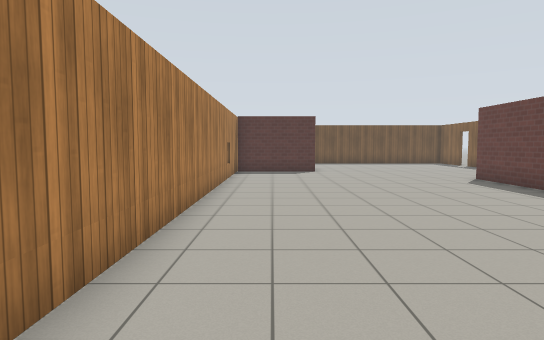
View 1 (above)

15 first-person views from a walk through a Gazebo world. The camera is 1.2 m above the floor, tilts 4° down and sees 75° across. The floor is counted in squares, 1 m on a side. Each view is taken from the middle of a square. On the plan, view 1 faces up. The plan holds only what a view shows up to about 14 squares ahead; the rest is blank. Gazebo's built-in surfaces are drawn with simple patterns.

View 2
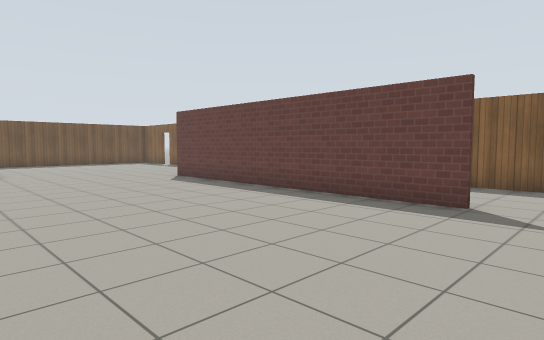

View 3
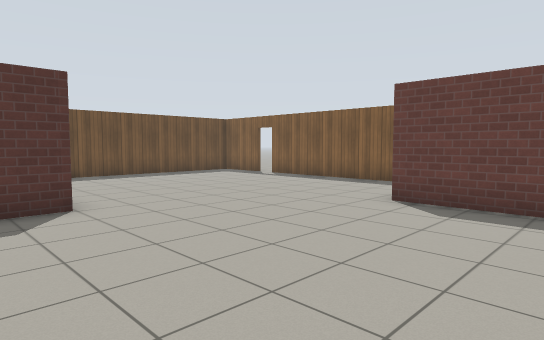

View 4
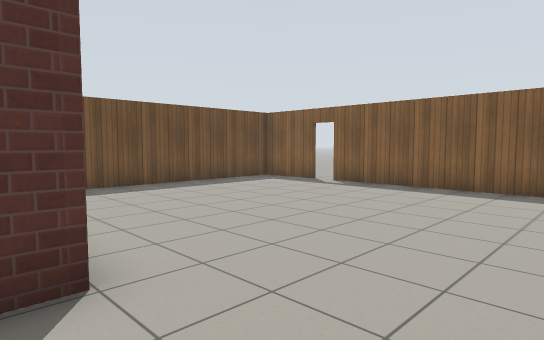

View 5
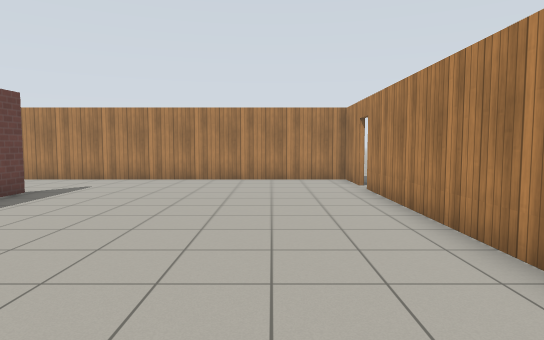

View 6
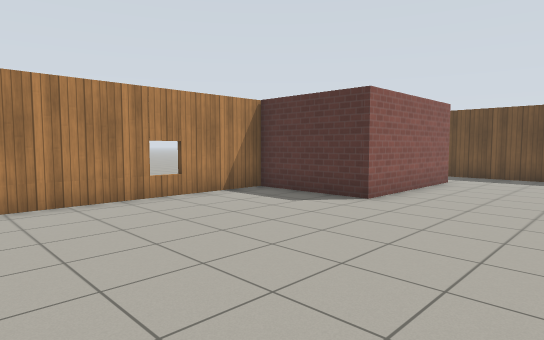

View 7
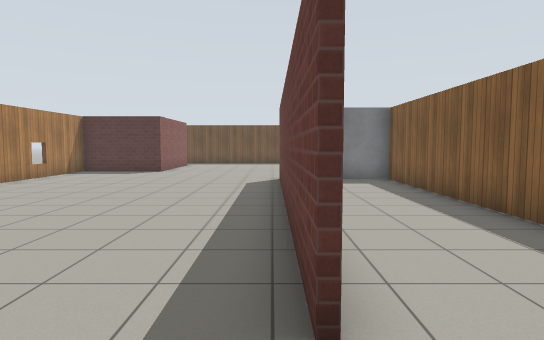

View 8
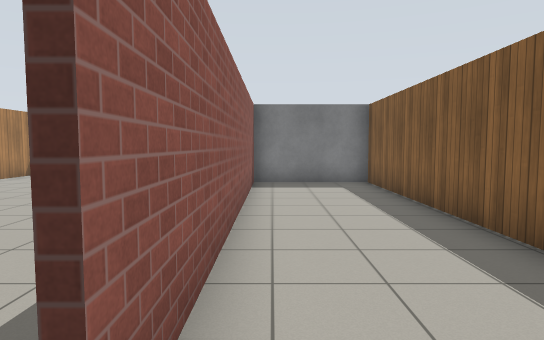

View 9
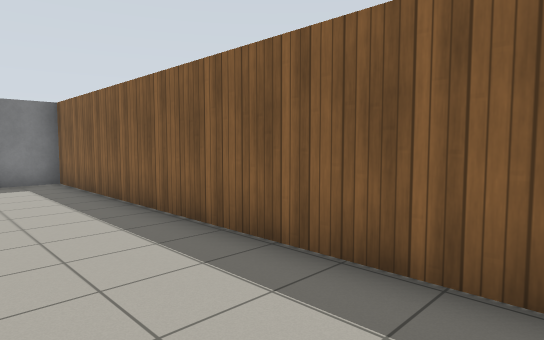

View 10
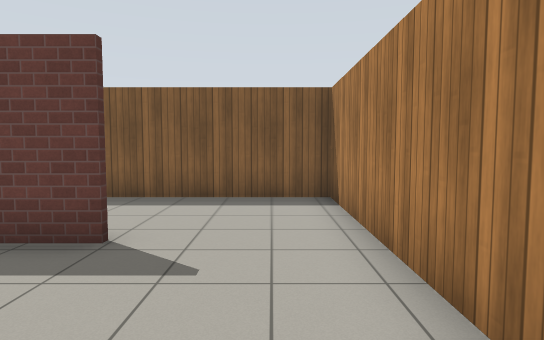

View 11
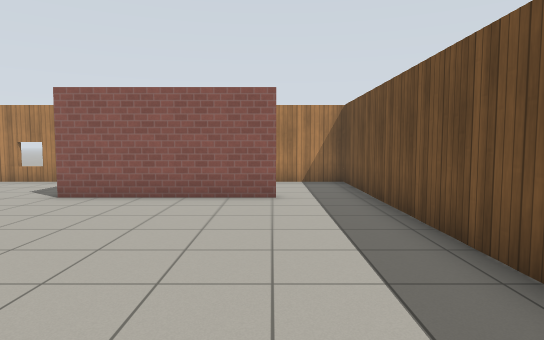

View 12
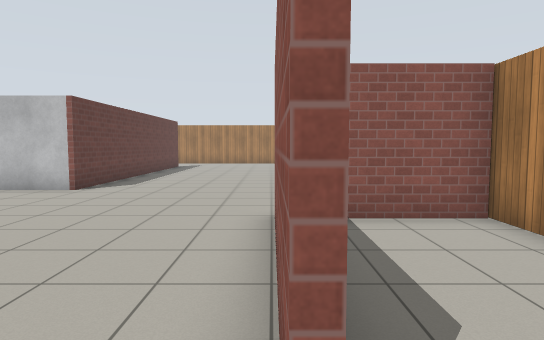

View 13
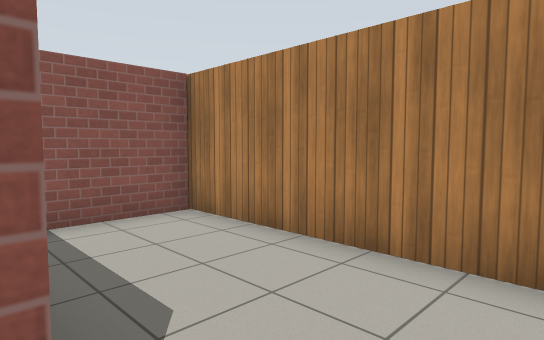

View 14
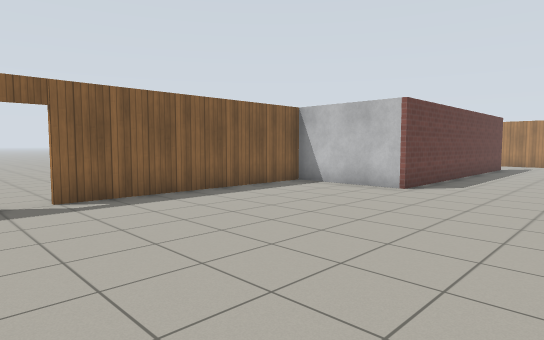

View 15
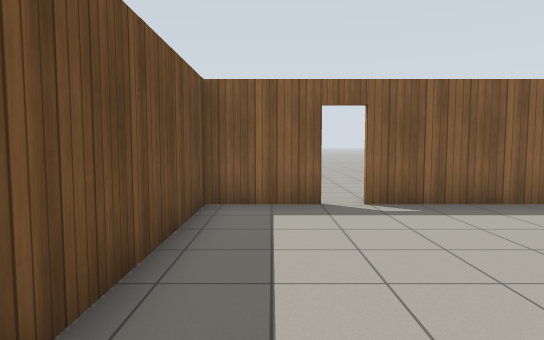

### Floor plan
Points are (right, up) in squares from view 1. A wall is a line through its corners. A room is listed if a view was taken in it or the views show most of it. See-through windows are left out.
Room 1 (views 1, 2, 3, 4, 5, 6, 7, 8, 9, 10, 11, 14, 15)
walls: (7.4, 12.1) (7.4, 2); (11.1, 12.4) (7.4, 12.4); (7.3, 2) (7.3, 12.6) (11.1, 12.6); (2, 21.1) (2, 16.1) (-1.6, 16.1) (-1.6, 1.2); (-1.6, 0.5) (-1.6, -1.4) (11.1, -1.4) (11.1, 20.1); (11.1, 20.9) (11.1, 23.3) (2.4, 23.3)
ways out: opening at (2, 22) to room 2; open door at (-2, 1); open door at (11, 20.5)
Room 2 (views 12, 13)
walls: (2.4, 23.3) (-1.6, 23.3) (-1.6, 16.1); (-1.6, 16.2) (0.9, 16.2)
ways out: opening at (2, 22) to room 1

Positions as (right, up) in squares from view 1, and headings:
1: (0, 0), facing up
2: (0, 0), facing up-right
3: (0, 9), facing up-right
4: (1, 13), facing up-right
5: (1, 11), facing down
6: (6, 9), facing up-left
7: (7, 0), facing up
8: (8, 1), facing up
9: (8, 0), facing up-right
10: (3, 0), facing right
11: (10, 21), facing left
12: (2, 22), facing down
13: (2, 22), facing down-left
14: (3, 22), facing down-right
15: (4, 22), facing right
